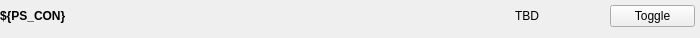
<?xml version="1.0" encoding="UTF-8"?>
<ui version="4.0">
 <class>Form</class>
 <widget class="QWidget" name="Form">
  <property name="geometry">
   <rect>
    <x>0</x>
    <y>0</y>
    <width>700</width>
    <height>38</height>
   </rect>
  </property>
  <property name="sizePolicy">
   <sizepolicy hsizetype="Preferred" vsizetype="Fixed">
    <horstretch>0</horstretch>
    <verstretch>0</verstretch>
   </sizepolicy>
  </property>
  <property name="minimumSize">
   <size>
    <width>700</width>
    <height>32</height>
   </size>
  </property>
  <property name="maximumSize">
   <size>
    <width>16777215</width>
    <height>38</height>
   </size>
  </property>
  <property name="windowTitle">
   <string>Form</string>
  </property>
  <layout class="QVBoxLayout" name="verticalLayout">
   <property name="spacing">
    <number>0</number>
   </property>
   <property name="leftMargin">
    <number>0</number>
   </property>
   <property name="topMargin">
    <number>0</number>
   </property>
   <property name="rightMargin">
    <number>0</number>
   </property>
   <property name="bottomMargin">
    <number>0</number>
   </property>
   <item>
    <layout class="QGridLayout" name="gridLayout">
     <property name="rightMargin">
      <number>5</number>
     </property>
     <property name="bottomMargin">
      <number>5</number>
     </property>
     <property name="horizontalSpacing">
      <number>10</number>
     </property>
     <property name="verticalSpacing">
      <number>5</number>
     </property>
     <item row="0" column="7">
      <widget class="PyDMByteIndicator" name="PyDMByteIndicator_4">
       <property name="minimumSize">
        <size>
         <width>32</width>
         <height>32</height>
        </size>
       </property>
       <property name="maximumSize">
        <size>
         <width>32</width>
         <height>32</height>
        </size>
       </property>
       <property name="toolTip">
        <string/>
       </property>
       <property name="whatsThis">
        <string>
    Widget for graphical representation of bits from an integer number
    with support for Channels and more from PyDM

    Parameters
    ----------
    parent : QWidget
        The parent widget for the Label
    init_channel : str, optional
        The channel to be used by the widget.
    </string>
       </property>
       <property name="channel" stdset="0">
        <string>ca://${PS7}:BSMPComm-Sts</string>
       </property>
       <property name="onColor" stdset="0">
        <color>
         <red>52</red>
         <green>101</green>
         <blue>164</blue>
        </color>
       </property>
       <property name="offColor" stdset="0">
        <color>
         <red>193</red>
         <green>125</green>
         <blue>17</blue>
        </color>
       </property>
       <property name="showLabels" stdset="0">
        <bool>false</bool>
       </property>
      </widget>
     </item>
     <item row="0" column="3">
      <widget class="PyDMByteIndicator" name="PyDMByteIndicator_9">
       <property name="minimumSize">
        <size>
         <width>32</width>
         <height>32</height>
        </size>
       </property>
       <property name="maximumSize">
        <size>
         <width>32</width>
         <height>32</height>
        </size>
       </property>
       <property name="toolTip">
        <string/>
       </property>
       <property name="whatsThis">
        <string>
    Widget for graphical representation of bits from an integer number
    with support for Channels and more from PyDM

    Parameters
    ----------
    parent : QWidget
        The parent widget for the Label
    init_channel : str, optional
        The channel to be used by the widget.
    </string>
       </property>
       <property name="channel" stdset="0">
        <string>ca://${PS3}:BSMPComm-Sts</string>
       </property>
       <property name="onColor" stdset="0">
        <color>
         <red>52</red>
         <green>101</green>
         <blue>164</blue>
        </color>
       </property>
       <property name="offColor" stdset="0">
        <color>
         <red>193</red>
         <green>125</green>
         <blue>17</blue>
        </color>
       </property>
       <property name="showLabels" stdset="0">
        <bool>false</bool>
       </property>
      </widget>
     </item>
     <item row="0" column="11">
      <widget class="QLabel" name="label_2">
       <property name="text">
        <string>TBD</string>
       </property>
      </widget>
     </item>
     <item row="0" column="6">
      <widget class="PyDMByteIndicator" name="PyDMByteIndicator_5">
       <property name="minimumSize">
        <size>
         <width>32</width>
         <height>32</height>
        </size>
       </property>
       <property name="maximumSize">
        <size>
         <width>32</width>
         <height>32</height>
        </size>
       </property>
       <property name="toolTip">
        <string/>
       </property>
       <property name="whatsThis">
        <string>
    Widget for graphical representation of bits from an integer number
    with support for Channels and more from PyDM

    Parameters
    ----------
    parent : QWidget
        The parent widget for the Label
    init_channel : str, optional
        The channel to be used by the widget.
    </string>
       </property>
       <property name="channel" stdset="0">
        <string>ca://${PS6}:BSMPComm-Sts</string>
       </property>
       <property name="onColor" stdset="0">
        <color>
         <red>52</red>
         <green>101</green>
         <blue>164</blue>
        </color>
       </property>
       <property name="offColor" stdset="0">
        <color>
         <red>193</red>
         <green>125</green>
         <blue>17</blue>
        </color>
       </property>
       <property name="showLabels" stdset="0">
        <bool>false</bool>
       </property>
      </widget>
     </item>
     <item row="0" column="2">
      <widget class="PyDMByteIndicator" name="PyDMByteIndicator_10">
       <property name="minimumSize">
        <size>
         <width>32</width>
         <height>32</height>
        </size>
       </property>
       <property name="maximumSize">
        <size>
         <width>32</width>
         <height>32</height>
        </size>
       </property>
       <property name="toolTip">
        <string/>
       </property>
       <property name="whatsThis">
        <string>
    Widget for graphical representation of bits from an integer number
    with support for Channels and more from PyDM

    Parameters
    ----------
    parent : QWidget
        The parent widget for the Label
    init_channel : str, optional
        The channel to be used by the widget.
    </string>
       </property>
       <property name="channel" stdset="0">
        <string>ca://${PS2}:BSMPComm-Sts</string>
       </property>
       <property name="onColor" stdset="0">
        <color>
         <red>52</red>
         <green>101</green>
         <blue>164</blue>
        </color>
       </property>
       <property name="offColor" stdset="0">
        <color>
         <red>193</red>
         <green>125</green>
         <blue>17</blue>
        </color>
       </property>
       <property name="showLabels" stdset="0">
        <bool>false</bool>
       </property>
      </widget>
     </item>
     <item row="0" column="10">
      <widget class="PyDMByteIndicator" name="PyDMByteIndicator_3">
       <property name="minimumSize">
        <size>
         <width>32</width>
         <height>32</height>
        </size>
       </property>
       <property name="maximumSize">
        <size>
         <width>32</width>
         <height>32</height>
        </size>
       </property>
       <property name="toolTip">
        <string/>
       </property>
       <property name="whatsThis">
        <string>
    Widget for graphical representation of bits from an integer number
    with support for Channels and more from PyDM

    Parameters
    ----------
    parent : QWidget
        The parent widget for the Label
    init_channel : str, optional
        The channel to be used by the widget.
    </string>
       </property>
       <property name="channel" stdset="0">
        <string>ca://${PS10}:BSMPComm-Sts</string>
       </property>
       <property name="onColor" stdset="0">
        <color>
         <red>52</red>
         <green>101</green>
         <blue>164</blue>
        </color>
       </property>
       <property name="offColor" stdset="0">
        <color>
         <red>193</red>
         <green>125</green>
         <blue>17</blue>
        </color>
       </property>
       <property name="showLabels" stdset="0">
        <bool>false</bool>
       </property>
      </widget>
     </item>
     <item row="0" column="12">
      <widget class="PyDMShellCommand" name="PyDMShellCommand">
       <property name="toolTip">
        <string/>
       </property>
       <property name="whatsThis">
        <string>
    A QPushButton capable of execute shell commands.
    </string>
       </property>
       <property name="text">
        <string>Toggle</string>
       </property>
       <property name="command" stdset="0">
        <string>python3 ponte.py ${PS_CON}</string>
       </property>
      </widget>
     </item>
     <item row="0" column="0">
      <widget class="QLabel" name="label">
       <property name="font">
        <font>
         <family>Arial</family>
         <weight>75</weight>
         <bold>true</bold>
        </font>
       </property>
       <property name="mouseTracking">
        <bool>true</bool>
       </property>
       <property name="text">
        <string>${PS_CON}</string>
       </property>
      </widget>
     </item>
     <item row="0" column="9">
      <widget class="PyDMByteIndicator" name="PyDMByteIndicator_2">
       <property name="minimumSize">
        <size>
         <width>32</width>
         <height>32</height>
        </size>
       </property>
       <property name="maximumSize">
        <size>
         <width>32</width>
         <height>32</height>
        </size>
       </property>
       <property name="toolTip">
        <string/>
       </property>
       <property name="whatsThis">
        <string>
    Widget for graphical representation of bits from an integer number
    with support for Channels and more from PyDM

    Parameters
    ----------
    parent : QWidget
        The parent widget for the Label
    init_channel : str, optional
        The channel to be used by the widget.
    </string>
       </property>
       <property name="channel" stdset="0">
        <string>ca://${PS9}:BSMPComm-Sts</string>
       </property>
       <property name="onColor" stdset="0">
        <color>
         <red>52</red>
         <green>101</green>
         <blue>164</blue>
        </color>
       </property>
       <property name="offColor" stdset="0">
        <color>
         <red>193</red>
         <green>125</green>
         <blue>17</blue>
        </color>
       </property>
       <property name="showLabels" stdset="0">
        <bool>false</bool>
       </property>
      </widget>
     </item>
     <item row="0" column="4">
      <widget class="PyDMByteIndicator" name="PyDMByteIndicator_7">
       <property name="minimumSize">
        <size>
         <width>32</width>
         <height>32</height>
        </size>
       </property>
       <property name="maximumSize">
        <size>
         <width>32</width>
         <height>32</height>
        </size>
       </property>
       <property name="toolTip">
        <string/>
       </property>
       <property name="whatsThis">
        <string>
    Widget for graphical representation of bits from an integer number
    with support for Channels and more from PyDM

    Parameters
    ----------
    parent : QWidget
        The parent widget for the Label
    init_channel : str, optional
        The channel to be used by the widget.
    </string>
       </property>
       <property name="channel" stdset="0">
        <string>ca://${PS4}:BSMPComm-Sts</string>
       </property>
       <property name="onColor" stdset="0">
        <color>
         <red>52</red>
         <green>101</green>
         <blue>164</blue>
        </color>
       </property>
       <property name="offColor" stdset="0">
        <color>
         <red>193</red>
         <green>125</green>
         <blue>17</blue>
        </color>
       </property>
       <property name="showLabels" stdset="0">
        <bool>false</bool>
       </property>
      </widget>
     </item>
     <item row="0" column="5">
      <widget class="PyDMByteIndicator" name="PyDMByteIndicator_8">
       <property name="minimumSize">
        <size>
         <width>32</width>
         <height>32</height>
        </size>
       </property>
       <property name="maximumSize">
        <size>
         <width>32</width>
         <height>32</height>
        </size>
       </property>
       <property name="toolTip">
        <string/>
       </property>
       <property name="whatsThis">
        <string>
    Widget for graphical representation of bits from an integer number
    with support for Channels and more from PyDM

    Parameters
    ----------
    parent : QWidget
        The parent widget for the Label
    init_channel : str, optional
        The channel to be used by the widget.
    </string>
       </property>
       <property name="channel" stdset="0">
        <string>ca://${PS5}:BSMPComm-Sts</string>
       </property>
       <property name="onColor" stdset="0">
        <color>
         <red>52</red>
         <green>101</green>
         <blue>164</blue>
        </color>
       </property>
       <property name="offColor" stdset="0">
        <color>
         <red>193</red>
         <green>125</green>
         <blue>17</blue>
        </color>
       </property>
       <property name="showLabels" stdset="0">
        <bool>false</bool>
       </property>
      </widget>
     </item>
     <item row="0" column="1">
      <widget class="PyDMByteIndicator" name="PyDMByteIndicator_6">
       <property name="minimumSize">
        <size>
         <width>32</width>
         <height>32</height>
        </size>
       </property>
       <property name="maximumSize">
        <size>
         <width>32</width>
         <height>32</height>
        </size>
       </property>
       <property name="toolTip">
        <string/>
       </property>
       <property name="statusTip">
        <string extracomment="{PS1}"/>
       </property>
       <property name="whatsThis">
        <string>
    Widget for graphical representation of bits from an integer number
    with support for Channels and more from PyDM

    Parameters
    ----------
    parent : QWidget
        The parent widget for the Label
    init_channel : str, optional
        The channel to be used by the widget.
    </string>
       </property>
       <property name="accessibleName">
        <string extracomment="${PS1}"/>
       </property>
       <property name="channel" stdset="0">
        <string extracomment="${PS1}">ca://${PS1}:BSMPComm-Sts</string>
       </property>
       <property name="onColor" stdset="0">
        <color>
         <red>52</red>
         <green>101</green>
         <blue>164</blue>
        </color>
       </property>
       <property name="offColor" stdset="0">
        <color>
         <red>193</red>
         <green>125</green>
         <blue>17</blue>
        </color>
       </property>
       <property name="showLabels" stdset="0">
        <bool>false</bool>
       </property>
       <property name="labels" stdset="0">
        <stringlist extracomment="${PS1}:BSMPComm-Sts">
         <string>Bit 0</string>
        </stringlist>
       </property>
      </widget>
     </item>
     <item row="0" column="8">
      <widget class="PyDMByteIndicator" name="PyDMByteIndicator">
       <property name="sizePolicy">
        <sizepolicy hsizetype="Fixed" vsizetype="Fixed">
         <horstretch>0</horstretch>
         <verstretch>0</verstretch>
        </sizepolicy>
       </property>
       <property name="minimumSize">
        <size>
         <width>32</width>
         <height>32</height>
        </size>
       </property>
       <property name="maximumSize">
        <size>
         <width>32</width>
         <height>32</height>
        </size>
       </property>
       <property name="toolTip">
        <string/>
       </property>
       <property name="whatsThis">
        <string>
    Widget for graphical representation of bits from an integer number
    with support for Channels and more from PyDM

    Parameters
    ----------
    parent : QWidget
        The parent widget for the Label
    init_channel : str, optional
        The channel to be used by the widget.
    </string>
       </property>
       <property name="alarmSensitiveBorder" stdset="0">
        <bool>false</bool>
       </property>
       <property name="precisionFromPV" stdset="0">
        <bool>false</bool>
       </property>
       <property name="channel" stdset="0">
        <string>ca://${PS8}:BSMPComm-Sts</string>
       </property>
       <property name="onColor" stdset="0">
        <color>
         <red>52</red>
         <green>101</green>
         <blue>164</blue>
        </color>
       </property>
       <property name="offColor" stdset="0">
        <color>
         <red>193</red>
         <green>125</green>
         <blue>17</blue>
        </color>
       </property>
       <property name="orientation" stdset="0">
        <enum>Qt::Vertical</enum>
       </property>
       <property name="showLabels" stdset="0">
        <bool>false</bool>
       </property>
       <property name="circles" stdset="0">
        <bool>false</bool>
       </property>
       <property name="labelPosition" stdset="0">
        <enum>QTabWidget::East</enum>
       </property>
       <property name="labels" stdset="0">
        <stringlist>
         <string></string>
        </stringlist>
       </property>
      </widget>
     </item>
    </layout>
   </item>
  </layout>
 </widget>
 <customwidgets>
  <customwidget>
   <class>PyDMByteIndicator</class>
   <extends>QWidget</extends>
   <header>pydm.widgets.byte</header>
  </customwidget>
  <customwidget>
   <class>PyDMShellCommand</class>
   <extends>QPushButton</extends>
   <header>pydm.widgets.shell_command</header>
  </customwidget>
 </customwidgets>
 <resources/>
 <connections/>
</ui>
